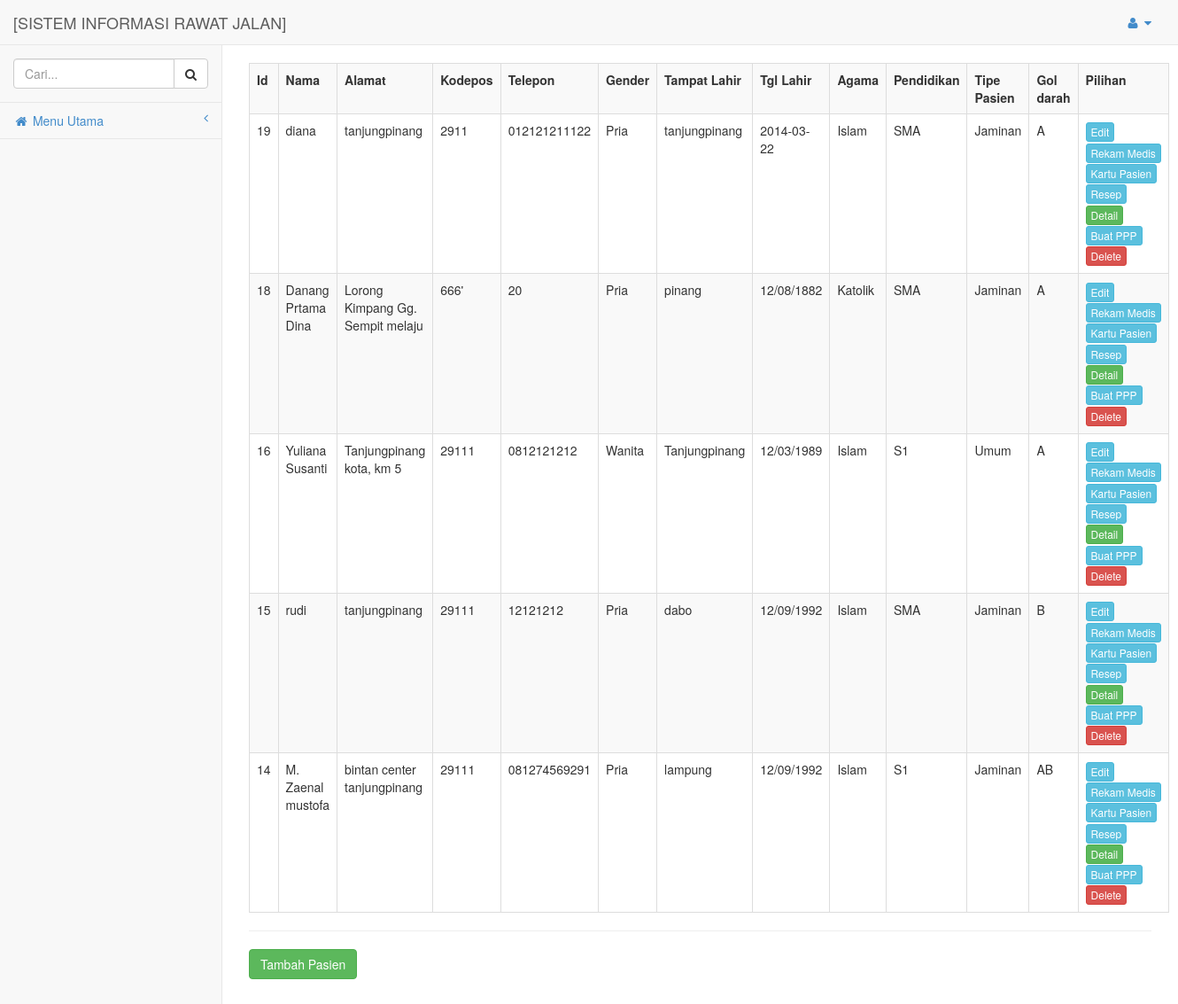
The app's page /list_pasien.php (signed in) with its own data.
### tables this page shows
CREATE TABLE IF NOT EXISTS `pasien` (
  `id` int(11) NOT NULL AUTO_INCREMENT,
  `nama` varchar(50) NOT NULL,
  `alamat` varchar(100) NOT NULL,
  `kodepos` varchar(5) NOT NULL,
  `telepon` varchar(12) NOT NULL,
  `jk` char(1) NOT NULL,
  `tampat` varchar(100) NOT NULL,
  `tgl` varchar(10) NOT NULL,
  `agama` char(1) NOT NULL,
  `pendidikan` char(1) NOT NULL,
  `tipe` char(1) NOT NULL,
  `goldarah` char(1) NOT NULL,
  PRIMARY KEY (`id`)
);

### function.php (called while the page is built, shortened)
<?php
	function gol_dar($golongan){
		switch ($golongan) {
			case '1':
				return "A";
				break;
				case '2':
				return "B";
				break;
				case '4':
				return "AB";
				break;
		}
	}
	function jk($jenis){
		switch ($jenis) {
			case '1':
				return 'Pria';
				break;
			case '2	':
				return 'Wanita';
				break;
		}
	}
	function agama($agama){
		switch ($agama) {
			case '1':
				return "Islam";
				break;
			case '3':
				return "Katolik";
				break;
		}
	}
	function pendidikan($nilai){
		switch ($nilai) {
			case '3':
				return "SMA";
				break;
			case '5':
				return "S1";
				break;
		}
	}
	function tipe_pasien($nilai){
		switch ($nilai) {
			case '1':
				return "Umum";
				break;
			case '3':
				return "Jaminan";
				break;
		}
	}
?>

### list_pasien.php (the view)
<?php include 'part/header.php'; ?>
<?php
echo "<table class='table table-striped table-hover table-bordered' >";
echo "<tr>";
echo "<td><b>Id</b></td>";
echo "<td><b>Nama</b></td>";
echo "<td><b>Alamat</b></td>";
echo "<td><b>Kodepos</b></td>";
echo "<td><b>Telepon</b></td>";
echo "<td><b>Gender</b></td>";
echo "<td><b>Tampat Lahir</b></td>";
echo "<td><b>Tgl Lahir</b></td>";
echo "<td><b>Agama</b></td>";
echo "<td><b>Pendidikan</b></td>";
echo "<td><b>Tipe Pasien</b></td>";
echo "<td><b>Gol darah</b></td>";
echo "<td><b>Pilihan</b></td>";
echo "</tr>";
$result = mysql_query("SELECT * FROM `pasien` ORDER BY id desc limit 20") or trigger_error(mysql_error());
while($row = mysql_fetch_array($result)){
foreach($row AS $key => $value) { $row[$key] = stripslashes($value); }
echo "<tr>";
echo "<td valign='top'>" . nl2br( $row['id']) . "</td>";
echo "<td valign='top'>" . nl2br( $row['nama']) . "</td>";
echo "<td valign='top'>" . nl2br( $row['alamat']) . "</td>";
echo "<td valign='top'>" . nl2br( $row['kodepos']) . "</td>";
echo "<td valign='top'>" . nl2br( $row['telepon']) . "</td>";
echo "<td valign='top'>" . nl2br( jk($row['jk'])) . "</td>";
echo "<td valign='top'>" . nl2br( $row['tampat']) . "</td>";
echo "<td valign='top'>" . nl2br( $row['tgl']) . "</td>";
echo "<td valign='top'>" . nl2br( agama($row['agama'])) . "</td>";
echo "<td valign='top'>" . nl2br( pendidikan($row['pendidikan'])) . "</td>";
echo "<td valign='top'>" . nl2br( tipe_pasien($row['tipe'])) . "</td>";
echo "<td valign='top'>" . nl2br( gol_dar($row['goldarah'])) . "</td>";
echo "<td valign='top'>
		<a class='btn btn-info btn-xs' href=edit_pasien.php?id={$row['id']}>Edit</a>
		<a class='btn btn-info btn-xs' href=catatan_medis.php?id={$row['id']}>Rekam Medis</a>
		<a class='btn btn-info btn-xs' href=kartu_pasien.php?id={$row['id']}>Kartu Pasien</a>
		<a class='btn btn-info btn-xs' href=resep_pasien.php?id={$row['id']}>Resep</a>
		<a class='btn btn-success btn-xs' href=detail_pasien.php?id={$row['id']}>Detail</a>
		<a class='btn btn-info btn-xs' href=permintaan_pp.php?id={$row['id']}>Buat PPP</a>
		<a class='btn btn-danger btn-xs' href=delete_pasien.php?id={$row['id']}>Delete</a>
		</td> ";
echo "</tr>";
}
echo "</table>";
echo "<hr />";
echo "<a href=pasien_baru.php class='btn btn-success'>Tambah Pasien</a>";
?>
<?php include 'part/footer.php'; ?>

### part/header.php (shortened to what this page needs)
<?php
require 'function.php';
?>
<!DOCTYPE html>
<html>
<head>
    <link href="css/bootstrap.min.css" rel="stylesheet">
    <link href="font-awesome/css/font-awesome.css" rel="stylesheet">
    <link href="css/sb-admin.css" rel="stylesheet">
</head>
<body>
    <div id="wrapper">
        <nav class="navbar navbar-default navbar-static-top" role="navigation" style="margin-bottom: 0">
            <div class="navbar-header">
                <a class="navbar-brand" href="index.php">[SISTEM INFORMASI RAWAT JALAN]</a>
            </div>
            <ul class="nav navbar-top-links navbar-right">
                <li class="dropdown">
                    <a class="dropdown-toggle" data-toggle="dropdown" href="#">
                        <i class="fa fa-user fa-fw"></i>  <i class="fa fa-caret-down"></i>
                    </a>
                </li>
            </ul>
        </nav>
        <nav class="navbar-default navbar-static-side" role="navigation">
            <div class="sidebar-collapse">
                <ul class="nav" id="side-menu">
                    <li class="sidebar-search">
                    <form action="search.php" method="GET" role="form-group">
                        <div class="input-group custom-search-form">
                                <input type="text" name="keyword" class="form-control" placeholder="Cari...">
                                <span class="input-group-btn">
                                    <button class="btn btn-default" type="submit">
                                        <i class="fa fa-search"></i>
                                    </button>
                                </span>
                        </div>
                        </form>
                    </li>
                    <li>
                        <a href="#"><i class="fa fa-home fa-fw"></i> Menu Utama<span class="fa arrow"></span></a>
                    </li>
            </div>
        </nav>
        <div id="page-wrapper">
            <div class="row">
                <div class="col-lg-12">
                    <br/>

### part/footer.php (shortened to what this page needs)
</div>
            </div>
        </div>
    </div>
</body>
</html>

### css/sb-admin.css (style rules this page uses)
body { background-color: #f8f8f8; }
#wrapper { width: 100%; }
#page-wrapper { padding: 0 15px; min-height: 568px; background-color: #fff; }
@media (min-width:768px) { #page-wrapper { position: inherit; margin: 0 0 0 250px; padding: 0 30px; min-height: 1300px; border-left: 1px solid #e7e7e7; } }
.navbar-static-side ul li { border-bottom: 1px solid #e7e7e7; }
.navbar-top-links li { display: inline-block; }
.navbar-top-links li:last-child { margin-right: 15px; }
.navbar-top-links li a { padding: 15px; min-height: 50px; }
.sidebar-search { padding: 15px; }
.arrow { float: right; }
.fa.arrow:before { content: "\f104"; }
@media (min-width:768px) { .navbar-static-side { z-index: 1; position: absolute; width: 250px; } }

### records on screen
pasien: id "19", nama "diana", alamat "tanjungpinang", kodepos "2911", telepon "012121211122", jk "Pria", tampat "tanjungpinang", tgl "2014-03-22", agama "Islam", pendidikan "SMA", tipe "Jaminan", goldarah "A"
pasien: id "18", nama "Danang Prtama Dina", alamat "Lorong Kimpang Gg. Sempit melaju", kodepos "666'", telepon "20", jk "Pria", tampat "pinang", tgl "12/08/1882", agama "Katolik", pendidikan "SMA", tipe "Jaminan", goldarah "A"
pasien: id "16", nama "Yuliana Susanti", alamat "Tanjungpinang kota, km 5", kodepos "29111", telepon "0812121212", jk "Wanita", tampat "Tanjungpinang", tgl "12/03/1989", agama "Islam", pendidikan "S1", tipe "Umum", goldarah "A"
pasien: id "15", nama "rudi", alamat "tanjungpinang", kodepos "29111", telepon "12121212", jk "Pria", tampat "dabo", tgl "12/09/1992", agama "Islam", pendidikan "SMA", tipe "Jaminan", goldarah "B"
pasien: id "14", nama "M. Zaenal mustofa", alamat "bintan center tanjungpinang", kodepos "29111", telepon "081274569291", jk "Pria", tampat "lampung", tgl "12/09/1992", agama "Islam", pendidikan "S1", tipe "Jaminan", goldarah "AB"
